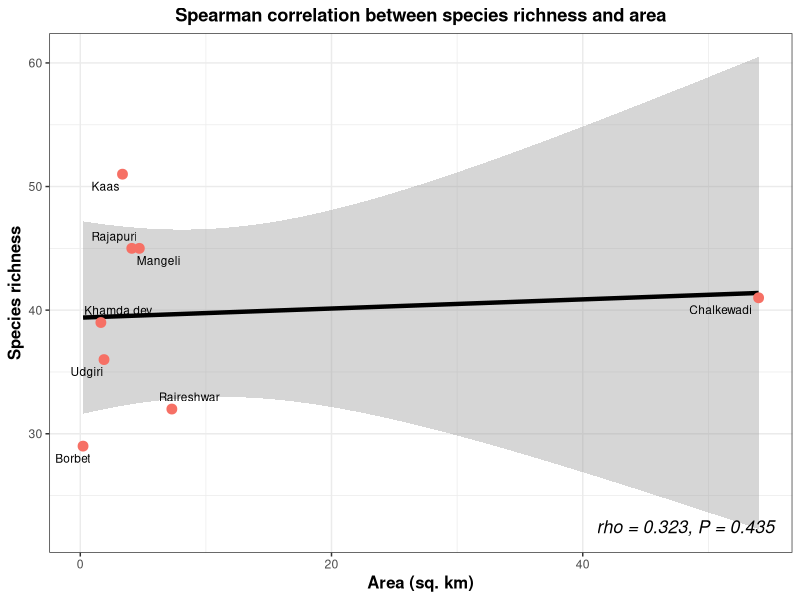

This chart was generated by the following R code:
## ---- chunk 1
library(dplyr)

site_attributes <- read.csv("site_attributes_data_matrix.csv")

rich_area <- site_attributes %>%
  select(Study.site, Species.richness, Area) # Area is in sq. km.

print(rich_area)
## ---- chunk 2
spearman_result <- cor.test(rich_area$Species.richness, rich_area$Area,
                             method = "spearman")

spearman_result
## ---- chunk 3
library(ggplot2)
library(ggrepel)

# Build the annotation label directly from the test result, so the plot
# can never fall out of sync with the reported statistics
spearman_label <- paste0(
  "rho = ", round(spearman_result$estimate, 3),
  ", P = ", round(spearman_result$p.value, 3)
)

spearman_plot <- ggplot(rich_area, aes(x = Area, y = Species.richness)) +

  geom_smooth(method = "lm", color = "black", linewidth = 1.5, se = TRUE) +

  geom_point(color = "#F67065", size = 3) +

  geom_text_repel(aes(label = Study.site), size = 3,
                   box.padding = 0.3,
                   point.padding = 0.3) +

  theme_bw() +

  theme(plot.background = element_rect(fill = "transparent", color = NA),
        panel.background = element_rect(fill = "transparent", color = NA),
        plot.title = element_text(face = "bold", hjust = 0.5),
        axis.title = element_text(face = "bold", size = 12)) +

  ggtitle("Spearman correlation between species richness and area") +
  xlab("Area (sq. km)") + ylab("Species richness") +

  annotate("text", x = Inf, y = -Inf, hjust = 1.1, vjust = -1.5,
           label = spearman_label,
           size = 4.5, fontface = "italic", color = "black")

spearman_plot

# Save the plot
# ggsave(filename = "species_richness_vs_area.png", plot = spearman_plot,
#        width = 6, height = 4, dpi = 300)
